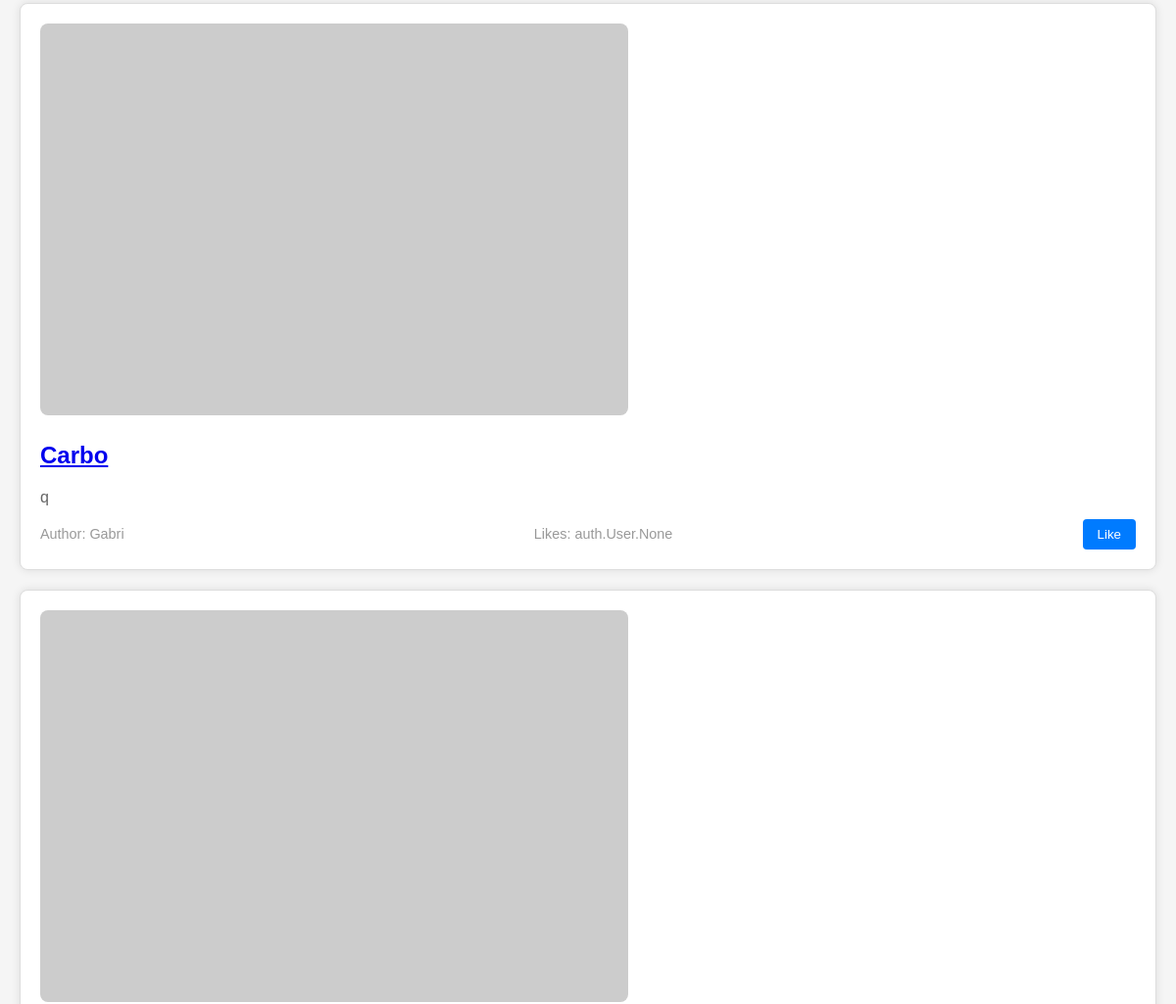
Page /recipes/ (middle part) on the earlier database version.
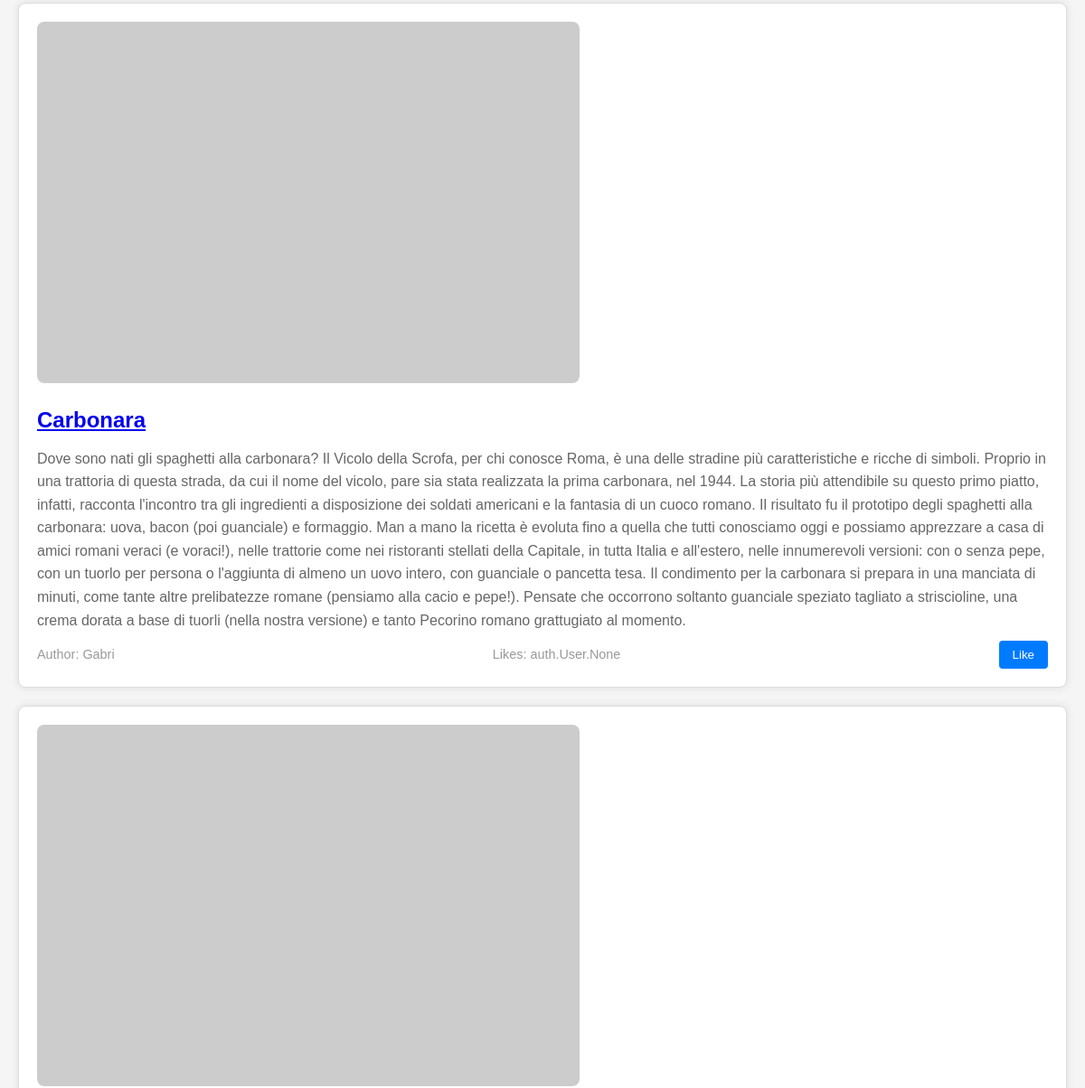
Same page on the later database version.
### recipes/models.py (models this page shows, shortened)
class Recipe(models.Model):
    title = models.CharField(max_length=200)
    description = models.TextField()
    ingredients = models.TextField()
    instructions = models.TextField()
    prep_time = models.IntegerField()
    cook_time = models.IntegerField()
    author = models.ForeignKey(User, on_delete=models.CASCADE,related_name='recipes')
    created_at = models.DateTimeField(auto_now_add=True)
    updated_at = models.DateTimeField(auto_now=True)
    likes = models.ManyToManyField(User, related_name='liked_recipes', blank=True)

### recipes/views.py (the view)
# urls.py: 2. Add a URL to urlpatterns:  path('', views.home, name='home')
def home(request):
    top_recipes = Recipe.objects.order_by('-likes')[:5]  # Mostra le prime 5 ricette con più mi piace
    context = {
        'top_recipes': top_recipes,
    }
    return render(request, 'recipes/home.html', context)

### recipes/templates/recipes/home.html (shortened to what this page needs)
{% extends 'base_generic.html' %}
{% load static %}
{% block content %}
  {% if top_recipes %}
    <div class="top-recipes-container">
      {% for recipe in top_recipes %}
        <div class="top-recipe-box">
    <img src="https://placehold.co/600x400" alt="{{ recipe.title }}">
    <h3><a href="{% url 'recipe_detail' recipe.id %}">{{ recipe.title }}</a></h3>
    <p>{{ recipe.description }}</p>
    <div class="recipe-meta">
        <span>Author: {{ recipe.author.username }}</span>
        <span>Likes: {{ recipe.likes }}</span>
        <button class="like-btn" onclick="likeRecipe({{ recipe.id }})">Like</button>
    </div>
</div>
      {% endfor %}
    </div>
  {% else %}
    <p>No recipes found.</p>
  {% endif %}
{% endblock %}

Differences in the rows shown:
changed Recipe "auth.User.None": title "Carbo" → "Carbonara"; description "q" → "Dove sono nati gli spaghetti alla carbonara? Il Vicolo della Scrofa, per chi conosce Roma, è una delle stradine più caratteristiche e ricche di simboli. Proprio in una trattoria di questa strada, da cui il nome del vicolo, pare sia stata realizzata la prima carbonara, nel 1944. La storia più attendibile su questo primo piatto, infatti, racconta l'incontro tra gli ingredienti a disposizione dei soldati americani e la fantasia di un cuoco romano. Il risultato fu il prototipo degli spaghetti alla carbonara: uova, bacon (poi guanciale) e formaggio. Man a mano la ricetta è evoluta fino a quella che tutti conosciamo oggi e possiamo apprezzare a casa di amici romani veraci (e voraci!), nelle…"
